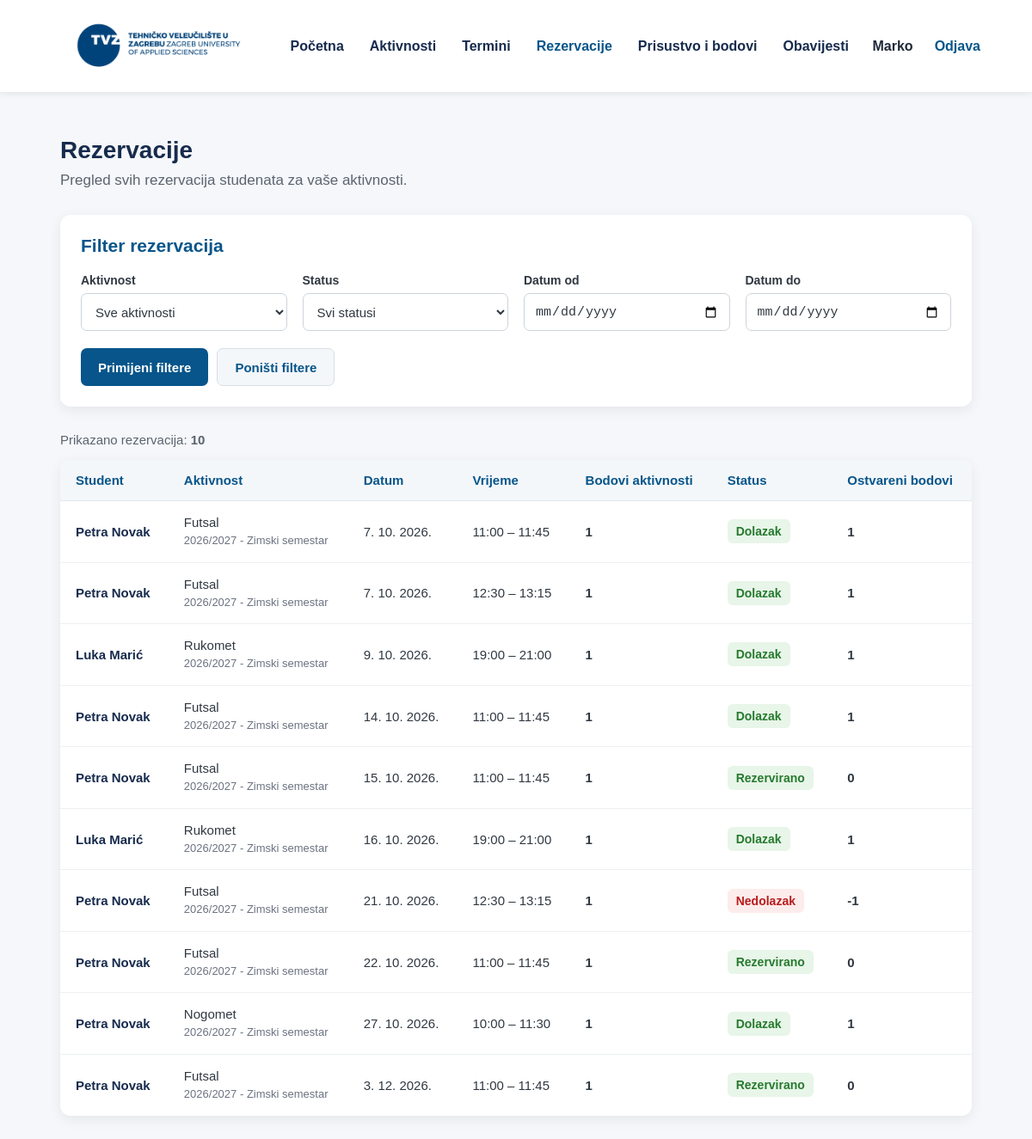
Screenshot of /professor/reservations.php (signed in) with the database file from the repository.
### tables this page shows
CREATE TABLE `reservations` (
  `id` int(11) NOT NULL,
  `student_id` int(11) NOT NULL,
  `session_id` int(11) NOT NULL,
  `reservation_date` date NOT NULL,
  `status` enum('RESERVED','CANCELLED','ATTENDED','NO_SHOW') NOT NULL,
  `reserved_at` datetime NOT NULL DEFAULT current_timestamp(),
  `cancelled_at` datetime DEFAULT NULL,
  `attended_at` datetime DEFAULT NULL,
  `points_awarded` int(11) NOT NULL DEFAULT 0
);

CREATE TABLE `users` (
  `id` int(11) NOT NULL,
  `email` varchar(150) NOT NULL,
  `password_hash` varchar(255) DEFAULT NULL,
  `auth_provider` enum('LOCAL','AAI') NOT NULL DEFAULT 'LOCAL',
  `aai_id` varchar(150) DEFAULT NULL,
  `first_name` varchar(100) NOT NULL,
  `last_name` varchar(100) NOT NULL,
  `role` enum('STUDENT','PROFESSOR','ADMIN') NOT NULL,
  `gender` enum('FEMALE','MALE') DEFAULT NULL,
  `is_active` tinyint(1) NOT NULL DEFAULT 1,
  `created_at` datetime NOT NULL DEFAULT current_timestamp()
);

CREATE TABLE `activities` (
  `id` int(11) NOT NULL,
  `name` varchar(100) NOT NULL,
  `description` text NOT NULL,
  `points` int(11) NOT NULL DEFAULT 1,
  `activity_type` enum('REGULAR','BONUS') NOT NULL DEFAULT 'REGULAR',
  `is_active` tinyint(1) NOT NULL DEFAULT 1,
  `created_at` datetime NOT NULL DEFAULT current_timestamp(),
  `deactivated_at` datetime DEFAULT NULL
);

CREATE TABLE `academic_years` (
  `id` int(11) NOT NULL,
  `name` varchar(20) NOT NULL,
  `is_active` tinyint(1) NOT NULL DEFAULT 1
);

CREATE TABLE `semesters` (
  `id` int(11) NOT NULL,
  `academic_year_id` int(11) NOT NULL,
  `name` varchar(30) NOT NULL,
  `semester_number` tinyint(1) NOT NULL,
  `start_date` date DEFAULT NULL,
  `end_date` date DEFAULT NULL
);

CREATE TABLE `activity_sessions` (
  `id` int(11) NOT NULL,
  `activity_id` int(11) NOT NULL,
  `offering_id` int(11) NOT NULL,
  `session_type` enum('WEEKLY','ONE_TIME') NOT NULL DEFAULT 'WEEKLY',
  `day_of_week` tinyint(4) NOT NULL,
  `start_time` time NOT NULL,
  `end_time` time NOT NULL,
  `location` varchar(150) NOT NULL,
  `gender` enum('ALL','FEMALE','MALE') NOT NULL,
  `capacity` int(11) DEFAULT NULL,
  `is_active` tinyint(4) NOT NULL DEFAULT 1
);

### professor/reservations.php (the view, shortened to what this page needs)
<?php
require_once '../config/database.php';
$professorId = (int) ($_SESSION['user_id'] ?? 0);
$activityFilter = isset($_GET['activity_id'])
    ? (int) $_GET['activity_id']
    : 0;
$statusFilter = $_GET['status'] ?? '';
$dateFrom = $_GET['date_from'] ?? '';
$dateTo = $_GET['date_to'] ?? '';
$allowedStatuses = [
    'RESERVED',
    'CANCELLED',
    'ATTENDED',
    'NO_SHOW'
];
if (!in_array($statusFilter, $allowedStatuses, true)) {
    $statusFilter = '';
}
$sql = "
    SELECT
        r.id AS reservation_id,
        r.reservation_date,
        r.status,
        r.points_awarded,
        s.id AS session_id,
        s.start_time,
        s.end_time,
        o.id AS offering_id,
        o.semester_id,
        a.id AS activity_id,
        a.name AS activity_name,
        a.points,
        sem.name AS semester_name,
        ay.name AS academic_year_name,
        u.first_name,
        u.last_name,
        u.email
    FROM reservations r
    INNER JOIN activity_sessions s
        ON s.id = r.session_id
    INNER JOIN activity_offerings o
        ON o.id = s.offering_id
    INNER JOIN activities a
        ON a.id = o.activity_id
    LEFT JOIN semesters sem
        ON sem.id = o.semester_id
    LEFT JOIN academic_years ay
        ON ay.id = sem.academic_year_id
    INNER JOIN users u
        ON u.id = r.student_id
    WHERE o.professor_id = ?
      AND o.is_active = 1
      AND a.is_active = 1
";
$params = [
    $professorId
];
$sql .= "
    ORDER BY
        r.reservation_date ASC,
        s.start_time ASC,
        a.name ASC,
        u.last_name ASC,
        u.first_name ASC
";
$stmt = $pdo->prepare($sql);
$stmt->execute($params);
$reservations =
    $stmt->fetchAll(PDO::FETCH_ASSOC);
?>
<!DOCTYPE html>
<html lang="hr">
<head>
    <link
        rel="stylesheet"
        href="../css/common.css"
    >
    <link
        rel="stylesheet"
        href="../css/navbar.css"
    >
</head>
<body>
    <?php require_once '../includes/navbar.php'; ?>
    <main class="container">
        <section class="page-header">
            <h1>
                Rezervacije
            </h1>
            <p>
                Pregled svih rezervacija studenata
                za vaše aktivnosti.
            </p>
        </section>
        <section class="filter-card">
            <h2 class="filter-title">
                Filter rezervacija
            </h2>
            <form
                method="GET"
                class="filter-form"
            >
                <div class="filter-group">
                    <label for="activity_id">
                        Aktivnost
                    </label>
                    <select
                        id="activity_id"
                        name="activity_id"
                    >
                        <option value="0">
                            Sve aktivnosti
                        </option>
                    </select>
                </div>
                <div class="filter-group">
                    <label for="status">
                        Status
                    </label>
                    <select
                        id="status"
                        name="status"
                    >
                        <option value="">
                            Svi statusi
                        </option>
                    </select>
                </div>
                <div class="filter-group">
                    <label for="date_from">
                        Datum od
                    </label>
                    <input
                        type="date"
                        id="date_from"
                        name="date_from"
                        value="<?= htmlspecialchars(
                            $dateFrom
                        ) ?>"
                    >
                </div>
                <div class="filter-group">
                    <label for="date_to">
                        Datum do
                    </label>
                    <input
                        type="date"
                        id="date_to"
                        name="date_to"
                        value="<?= htmlspecialchars(
                            $dateTo
                        ) ?>"
                    >
                </div>
                <div class="filter-actions">
                    <button
                        type="submit"
                        class="filter-button"
                    >
                        Primijeni filtere
                    </button>
                    <a
                        href="reservations.php"
                        class="reset-button"
                    >
                        Poništi filtere
                    </a>
                </div>
            </form>
        </section>
        <?php if (empty($reservations)): ?>
            <div class="empty-state">
                <?php if (
                    $activityFilter > 0
                    || $statusFilter !== ''
                    || $dateFrom !== ''
                    || $dateTo !== ''
                ): ?>
                    Trenutno nema rezervacija koje odgovaraju
                    odabranim filterima.
                <?php else: ?>
                    Trenutno nema rezervacija studenata.
                <?php endif; ?>
            </div>
        <?php else: ?>
            <div class="results-info">
                Prikazano rezervacija:
                <strong>
                    <?= count($reservations) ?>
                </strong>
            </div>
            <div class="reservations-wrapper">
                <table class="reservations-table">
                    <thead>
                        <tr>
                            <th>
                                Student
                            </th>
                            <th>
                                Aktivnost
                            </th>
                            <th>
                                Datum
                            </th>
                            <th>
                                Vrijeme
                            </th>
                            <th>
                                Bodovi aktivnosti
                            </th>
                            <th>
                                Status
                            </th>
                            <th>
                                Ostvareni bodovi
                            </th>
                        </tr>
                    </thead>
                    <tbody>
                    <?php foreach (
                        $reservations
                        as $reservation
                    ): ?>
                        <?php
                        $statusClass = '';
                        $statusText = '';
                        switch ($reservation['status']) {
                            case 'RESERVED':
                                $statusClass =
                                    'status-reserved';
                                $statusText =
                                    'Rezervirano';
                                break;
                            case 'ATTENDED':
                                $statusClass =
                                    'status-attended';
                                $statusText =
                                    'Dolazak';
                                break;
                            case 'NO_SHOW':
                                $statusClass =
                                    'status-no-show';
                                $statusText =
                                    'Nedolazak';
                                break;
                        }
                        ?>
                        <tr>
                            <td>
                                <span class="student-name">
                                    <?= htmlspecialchars(
                                        $reservation['first_name']
                                        . ' '
                                        . $reservation['last_name']
                                    ) ?>
                                </span>
                            </td>
                            <td>
                                <span class="activity-name">
                                    <?= htmlspecialchars(
                                        $reservation['activity_name']
                                    ) ?>
                                </span>
                                <?php if (
                                    !empty(
                                        $reservation['academic_year_name']
                                    )
                                    &&
                                    !empty(
                                        $reservation['semester_name']
                                    )
                                ): ?>
                                    <div class="activity-context">
                                        <?= htmlspecialchars(
                                            $reservation['academic_year_name']
                                        ) ?>
                                        -
                                        <?= htmlspecialchars(
                                            $reservation['semester_name']
                                        ) ?>
                                    </div>
                                <?php else: ?>
                                    <div class="activity-context">
                                        Opća aktivnost
                                    </div>
                                <?php endif; ?>
                            </td>
                            <td class="date">
                                <?= date(
                                    'j. n. Y.',
                                    strtotime(
                                        $reservation['reservation_date']
                                    )
                                ) ?>
                            </td>
                            <td class="time">
                                <?= htmlspecialchars(
                                    substr(
                                        $reservation['start_time'],
                                        0,
                                        5
                                    )
                                ) ?>
                                –
                                <?= htmlspecialchars(
                                    substr(
                                        $reservation['end_time'],
                                        0,
                                        5
                                    )
                                ) ?>
                            </td>
                            <td class="points">
                                <?= (int) $reservation['points'] ?>
                            </td>
                            <td>
                                <span
                                    class="status <?= $statusClass ?>"
                                >
                                    <?= htmlspecialchars(
                                        $statusText
                                    ) ?>
                                </span>
                            </td>
                            <td class="points">
                                <?= (int) $reservation['points_awarded'] ?>
                            </td>
                        </tr>
                    <?php endforeach; ?>
                    </tbody>
                </table>
            </div>
        <?php endif; ?>
    </main>
</body>
</html>

### rows the page displays
reservations: student.last_name "Petra Novak", activities.name "Futsal", academic_years.name "2026/2027", semesters.name "Zimski semestar", reservation_date "7. 10. 2026.", session.start_time "11:00", session.end_time "11:45", activities.points "1", status "Dolazak", points_awarded "1"
reservations: student.last_name "Petra Novak", activities.name "Futsal", academic_years.name "2026/2027", semesters.name "Zimski semestar", reservation_date "7. 10. 2026.", session.start_time "12:30", session.end_time "13:15", activities.points "1", status "Dolazak", points_awarded "1"
reservations: student.last_name "Luka Marić", activities.name "Rukomet", academic_years.name "2026/2027", semesters.name "Zimski semestar", reservation_date "9. 10. 2026.", session.start_time "19:00", session.end_time "21:00", activities.points "1", status "Dolazak", points_awarded "1"
reservations: student.last_name "Petra Novak", activities.name "Futsal", academic_years.name "2026/2027", semesters.name "Zimski semestar", reservation_date "14. 10. 2026.", session.start_time "11:00", session.end_time "11:45", activities.points "1", status "Dolazak", points_awarded "1"
reservations: student.last_name "Petra Novak", activities.name "Futsal", academic_years.name "2026/2027", semesters.name "Zimski semestar", reservation_date "15. 10. 2026.", session.start_time "11:00", session.end_time "11:45", activities.points "1", status "Rezervirano", points_awarded "0"
reservations: student.last_name "Luka Marić", activities.name "Rukomet", academic_years.name "2026/2027", semesters.name "Zimski semestar", reservation_date "16. 10. 2026.", session.start_time "19:00", session.end_time "21:00", activities.points "1", status "Dolazak", points_awarded "1"
reservations: student.last_name "Petra Novak", activities.name "Futsal", academic_years.name "2026/2027", semesters.name "Zimski semestar", reservation_date "21. 10. 2026.", session.start_time "12:30", session.end_time "13:15", activities.points "1", status "Nedolazak", points_awarded "-1"
reservations: student.last_name "Petra Novak", activities.name "Futsal", academic_years.name "2026/2027", semesters.name "Zimski semestar", reservation_date "22. 10. 2026.", session.start_time "11:00", session.end_time "11:45", activities.points "1", status "Rezervirano", points_awarded "0"
reservations: student.last_name "Petra Novak", activities.name "Nogomet", academic_years.name "2026/2027", semesters.name "Zimski semestar", reservation_date "27. 10. 2026.", session.start_time "10:00", session.end_time "11:30", activities.points "1", status "Dolazak", points_awarded "1"
reservations: student.last_name "Petra Novak", activities.name "Futsal", academic_years.name "2026/2027", semesters.name "Zimski semestar", reservation_date "3. 12. 2026.", session.start_time "11:00", session.end_time "11:45", activities.points "1", status "Rezervirano", points_awarded "0"

### other values shown
count($reservations) "10"
